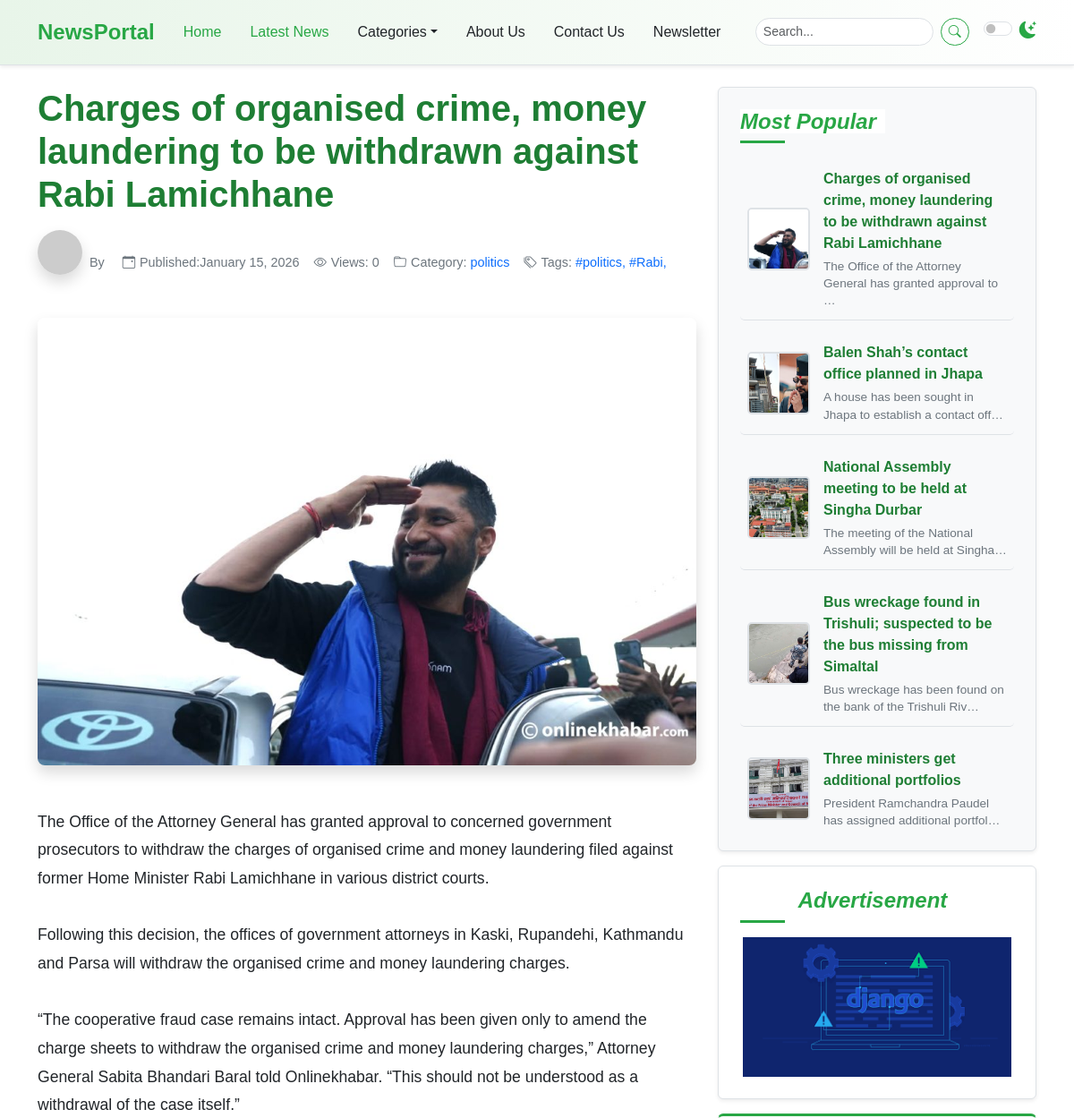
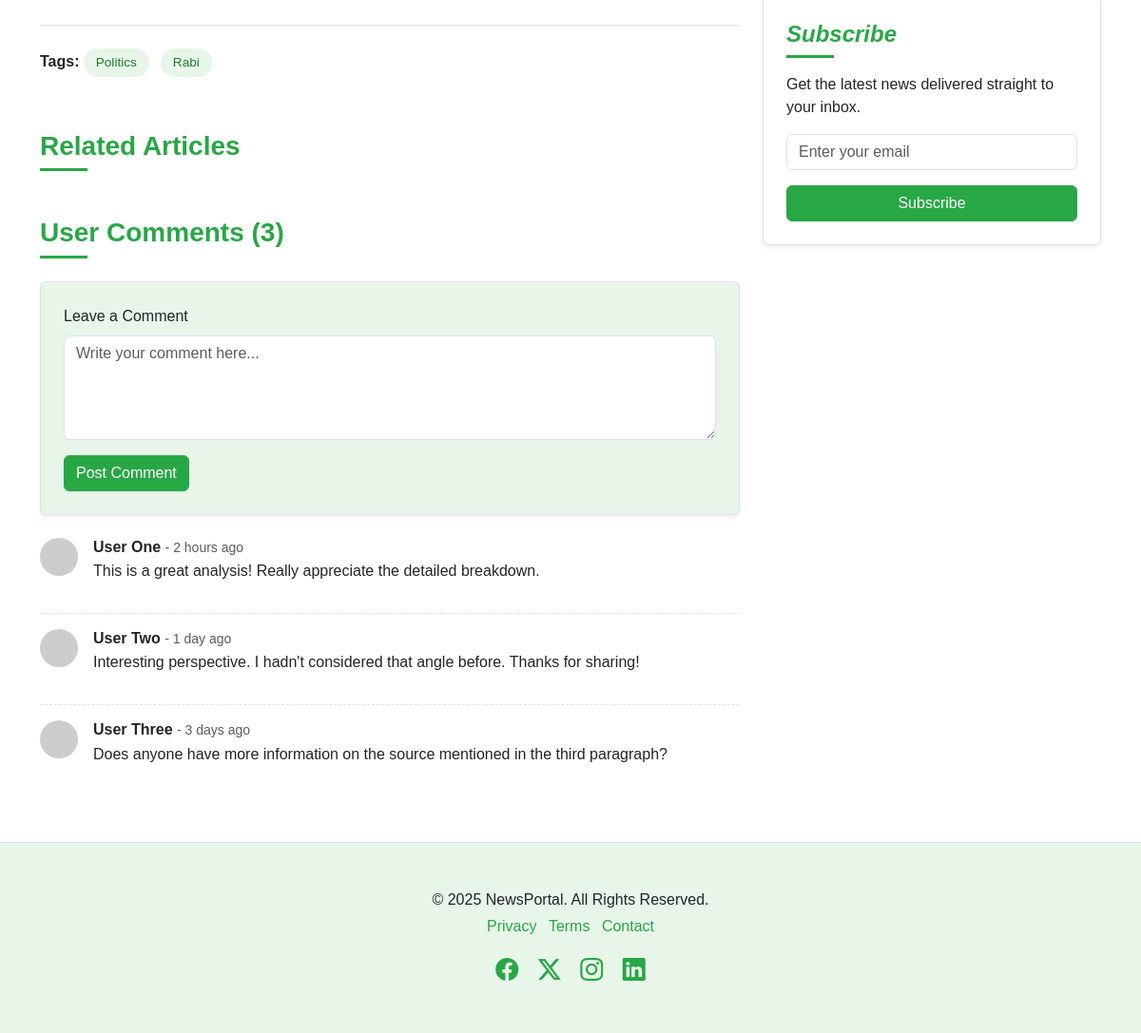
Page /post-detail/7/ on the committed database (2 pictures, top to bottom).
### newspaper/models.py (models this page shows, shortened)
class TimeStampModel(models.Model):
    created_at = models.DateTimeField(auto_now_add=True)
    updated_at = models.DateTimeField(auto_now=True)
    class Meta:
       abstract = True #don't care about the table in DB

class Post(TimeStampModel):
    STATUS_CHOICES = [
        ("active","Active"), #database/django
        ("in_active","Inactive"),
    ]
    title = models.CharField(max_length=200)
    content = models.TextField()
    featured_image = models.ImageField(upload_to="post_images/%Y/%m/%d",blank=False)
    author = models.ForeignKey("auth.User",on_delete=models.CASCADE)
    status = models.CharField(max_length=20, choices=STATUS_CHOICES, default="active")
    views_count =models.PositiveBigIntegerField(default=0)
    is_breaking_news = models.BooleanField(default=False)
    published_at = models.DateTimeField(null=True,blank=True)
    category = models.ForeignKey(Category,on_delete=models.CASCADE)
    tag = models.ManyToManyField(Tag)

class Category(TimeStampModel):
    name = models.CharField(max_length=100)
    icon = models.CharField(max_length=100, null= True ,blank=True)
    description = models.TextField(null=True, blank=True)
    class Meta:
        ordering = ["name"] #Category.objects.all()
        verbose_name="category"
        verbose_name_plural ="Categories"

class Tag(TimeStampModel):
    name = models.CharField(max_length=100)

class Advertisement(TimeStampModel):
    title = models.CharField(max_length=100)
    image = models.ImageField(upload_to="advertisement/%Y/%m/%d",blank=False)

### newspaper/views.py (the view)
# urls.py: path("post-detail/<int:pk>/", views.PostDetailView.as_view(), name="post-detail"),
class PostDetailView(SideBarMixin , DetailView):
    model =Post
    template_name = "newsportal/detail/detail.html"
    context_object_name = "post"
    def get_queryset(self):
        query = super().get_queryset()
        query = query.filter(published_at__isnull=False, status="active")
        return query

### newspaper/views.py (called while the page is built)
    def get_context_data(self,**kwargs):
        context = super().get_context_data(**kwargs)
        context["popular_posts"] = Post.objects.filter(
            published_at__isnull=False,
            status="active"
        ).order_by("-published_at")[:5]
        context['advertisement'] = (
            Advertisement.objects.all().order_by("-created_at").first()
        )
        return context

### templates/newsportal/detail/detail.html
{% extends "newsportal/base.html" %}
{% block content %}
    <div class="container mt-4">
      <div class="row">
        <div class="col-lg-8">
          {% include "newsportal/detail/left/post_detail.html" %}
          {% include "newsportal/detail/left/related_articles.html" %}
           {% include "newsportal/detail/left/comment_form.html" %}
           {% include "newsportal/detail/left/comment_list.html" %}
        </div>
        <div class="col-lg-4">
          <div class="position-sticky sticky-sidebar-offset">
            {% include "newsportal/home/right/most_popular.html" %}
            {% include "newsportal/home/right/advertisement.html" %}
            {% include "newsportal/home/right/newsletter.html" %}
          </div>
        </div>
      </div>
    </div>
{% endblock content %}

### templates/newsportal/detail/left/post_detail.html
<article>
            <header class="article-header mb-4">
              <h1 class="article-title">{{ post.title }}</h1>
              <div class="article-meta">
                <span class="author-profile">
                  <img src="https://placehold.co/50/28a745/ffffff?text=A" alt="Author" />
                  By <a href="#" class="text-decoration-none ms-1">{{ post.author.get_full_name }}</a>
                </span>
                <span><i class="bi bi-calendar-event"></i> Published:{{ post.published_at|date:"F j, Y" }} </span>
                <span><i class="bi bi-eye"></i> Views: {{ post.views_count }}</span>
                <span><i class="bi bi-folder"></i>Category: <a href="#" class="text-decoration-none ms-1">{{ post.category.name }}</a></span>
                <span><i class="bi bi-tags"></i>Tags: <a href="#" class="text-decoration-none ms-1">
                    {% for tag in post.tag.all %}
                        #{{ tag.name }},{% endfor %}
                </a></span>
            </div>
              <img src="{{ post.featured_image.url }}"
                   width="1200"
                   height="500"
                   alt="Featured Article Image" />
            </header>
            <section class="article-content">
              {{ post.content|linebreaksbr }}
            </section>
            <footer class="mt-4 pt-4 border-top">
              <div class="article-tags">
                <strong>Tags:</strong>
                {% for tag in post.tag.all %}
                <a href="#">{{ tag.name|title }}</a>
                {% endfor %}
              </div>
            </footer>
</article>

### templates/newsportal/home/right/most_popular.html
<div class="p-4 mb-3 bg-light rounded sidebar-widget shadow-sm">
    <h4 class="fst-italic section-title">
        <span>Most Popular</span>
    </h4>
    <ul class="list-unstyled mb-0 popular-list">
        {% for post in popular_posts %}
        <li>
            <img src="{{ post.featured_image.url }} "
                width="70"
                height="70"
                alt="Popular 1" />
                  <div>
                      <a href="article.html" class="popular-title-link"> {{ post.title }} </a>
                      <p class="popular-description"> {{post.content|truncatechars:60 }} </p>
                  </div>
                </li>
        {% endfor %}
    </ul>
</div>

### templates/newsportal/home/right/advertisement.html
            <div class="p-4 mb-3 rounded sidebar-widget shadow-sm text-center">
              <h4 class="fst-italic section-title">
                <span>Advertisement</span>
              </h4>
              <img src="{{ advertisement.image.url }}"
                 width="300"
                 height="250"
                 class="img-fluid"
                   alt="Advertisement" />
            </div>

### static/css/style.css (style rules this page uses)
:root { --primary-green: #28a745; --light-green: #e8f5e9; --dark-green: #1e7e34; --accent-green: #5cb85c; --text-color-light: #212529; --text-color-dark: #f8f9fa; --bg-light: #ffffff; --bg-dark: #212529; --card-bg-light: #ffffff; --card-bg-dark: #343a40; --border-color-light: #dee2e6; --border-color-dark: #495057; --shadow-sm: 0 0.125rem 0.25rem rgba(0, 0, 0, 0.075); --shadow: 0 0.5rem 1rem rgba(0, 0, 0, 0.15); --transition-speed: 0.3s ease; }
body { font-family: "Poppins", sans-serif; background-color: var(--bg-light); color: var(--text-color-light); transition: background-color var(--transition-speed), color var(--transition-speed); }
.section-title { position: relative; padding-bottom: 10px; margin-bottom: 20px; font-weight: 600; color: var(--primary-green); }
.section-title span { position: relative; z-index: 1; background-color: var(--bg-light); padding-right: 10px; }
.section-title::after { content: ""; position: absolute; left: 0; bottom: 0; width: 50px; height: 3px; background-color: var(--primary-green); }
.sidebar-widget { background-color: var(--card-bg-light); border: 1px solid var(--border-color-light); padding: 1.5rem !important; }
.sidebar-widget h4 { color: var(--primary-green); margin-bottom: 1rem; }
.popular-list li { display: flex; align-items: center; margin-bottom: 0.75rem; padding: 0.75rem 0.5rem; border-bottom: 1px solid var(--border-color-light); transition: background-color var(--transition-speed); border-radius: 5px; }
.popular-list li:last-child { border-bottom: none; margin-bottom: 0; padding-bottom: 0; }
.popular-list img { width: 70px; height: 70px; object-fit: cover; border-radius: 5px; margin-right: 15px; flex-shrink: 0; border: 2px solid var(--border-color-light); }
.popular-list li div { display: flex; flex-direction: column; justify-content: center; flex-grow: 1; }
.popular-list .popular-title-link { text-decoration: none; color: var(--dark-green); font-weight: 600; margin-bottom: 0.25rem; display: block; transition: color var(--transition-speed); }
.popular-list .popular-description { font-size: 0.85rem; color: #6c757d; margin-bottom: 0; line-height: 1.4; }
.popular-list a { text-decoration: none; color: var(--text-color-light); transition: color var(--transition-speed); flex-grow: 1; }
.article-header img { width: 100%; max-height: 500px; object-fit: cover; border-radius: 0.5rem; margin-bottom: 1.5rem; box-shadow: var(--shadow); }
.article-title { font-size: 2.5rem; font-weight: 700; margin-bottom: 1rem; color: var(--dark-green); }
.article-meta { font-size: 0.9rem; color: #6c757d; margin-bottom: 1.5rem; display: flex; flex-wrap: wrap; gap: 1rem; align-items: center; }
.article-meta span { display: inline-flex; align-items: center; }
.article-meta i { margin-right: 0.3rem; }
.author-profile img { width: 50px; height: 50px; border-radius: 50%; margin-right: 0.5rem; }
.article-content { line-height: 1.8; font-size: 1.1rem; }
.article-tags a { display: inline-block; background-color: var(--light-green); color: var(--dark-green); padding: 0.3rem 0.8rem; margin-right: 0.5rem; margin-bottom: 0.5rem; border-radius: 15px; font-size: 0.85rem; text-decoration: none; transition: background-color var(--transition-speed), color var(--transition-speed); }
.sticky-sidebar-offset { top: 6rem; }

### rows in the picture
Post: title "Charges of organised crime, money laundering to be withdrawn against Rabi Lamichhane", published_at "January 15, 2026", views_count "0", category.name "politics", featured_image (picture), content "The Office of the Attorney General has granted approval to concerned government prosecutors to withdraw the charges of organised crime and money laundering filed against former Home Minister Rabi Lamichhane in various district courts. Following this decision, the offices of government attorneys in Kaski, Rupandehi, Kathmandu and Parsa will withdraw the organised crime and money laundering charges. “The cooperative fraud case remains intact. Approval has been given only to amend the charge sheets to withdraw the organised crime and money laundering charges,” Attorney General Sabita Bhandari Baral told Onlinekhabar. “This should not be understood as a withdrawal of the case itself.”", content "The Office of the Attorney General has granted approval to …"
Tag: name "politics", name "Politics"
Tag: name "Rabi"
Post: featured_image (picture), title "Balen Shah’s contact office planned in Jhapa", content "A house has been sought in Jhapa to establish a contact off…"
Post: featured_image (picture), title "National Assembly meeting to be held at Singha Durbar", content "The meeting of the National Assembly will be held at Singha…"
Post: featured_image (picture), title "Bus wreckage found in Trishuli; suspected to be the bus missing from Simaltal", content "Bus wreckage has been found on the bank of the Trishuli Riv…"
Post: featured_image (picture), title "Three ministers get additional portfolios", content "President Ramchandra Paudel has assigned additional portfol…"
Advertisement: image (picture)
